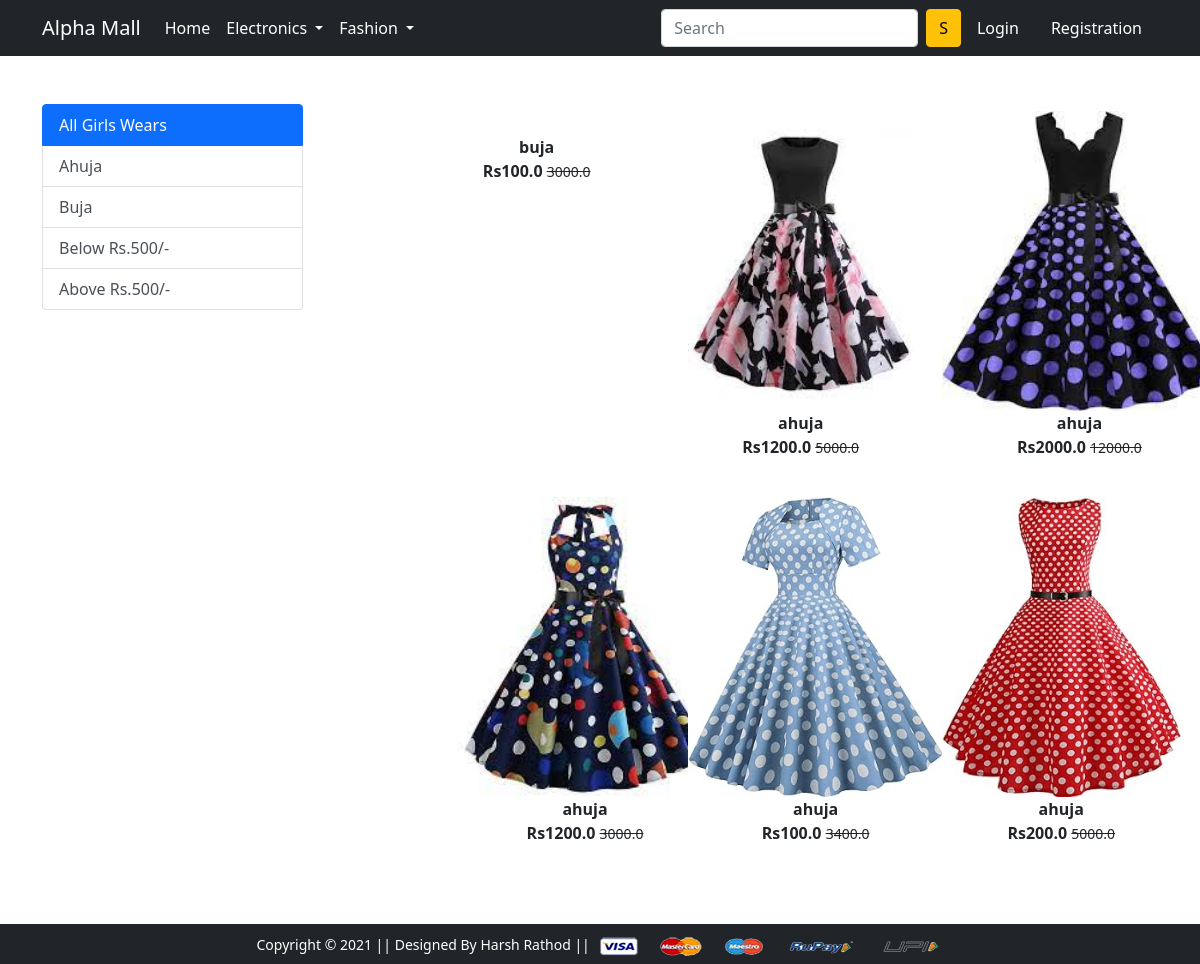
Screenshot of /topwear/ with the database file from the repository.
### app/models.py (models this page shows, shortened)
class Product(models.Model):
    title = models.CharField(max_length=100)
    selling_price =  models.FloatField()
    discounted_price = models.FloatField()
    description = models.TextField()
    brand = models.CharField(max_length=200)
    category = models.CharField(choices=CATEGORY_CHOICES,max_length=2)
    product_image = models.ImageField(upload_to='producting')

### app/views.py (the view)
# urls.py: path('topwear/',views.topwear,name='topwear'),
def topwear(request,data=None):
      if data==None:
         topwear = Product.objects.filter(category='TW')
      elif data=='ahuja' or data=='buja':
         topwear = Product.objects.filter(category='TW').filter(brand=data)
      elif data=='below':
         topwear = Product.objects.filter(category='TW').filter(discounted_price__lt = 500)
      elif data=='above':
         topwear = Product.objects.filter(category='TW').filter(discounted_price__gt = 500)
      return render(request, 'app/topwear.html',{'topwear':topwear})

### app/templates/app/topwear.html (shortened to what this page needs)
{% extends 'app/base.html' %}
{% load static %}
{% block main-content %}
<div class="container my-5">
 <div class="row">
  <div class="col-sm-3">
    <div class="list-group">
        <a href="{% url 'topwear' %}" class="list-group-item list-group-item-action active" aria-current="true">All Girls Wears</a>
        <a href="{% url 'topweardata' 'ahuja' %}" class="list-group-item list-group-item-action" aria-current="true">Ahuja</a>
        <a href="{% url 'topweardata' 'buja' %}" class="list-group-item list-group-item-action" aria-current="true">Buja</a>
        <a href="{% url 'topweardata' 'below' %}" class="list-group-item list-group-item-action" aria-current="true">Below Rs.500/-</a>
        <a href="{% url 'topweardata' 'above' %}" class="list-group-item list-group-item-action" aria-current="true">Above Rs.500/-</a>
      </div>
  </div>
  <div class="col-sm-8 offset-sm-1">
    <div class="row">
        {% for product in topwear %}
        <div class="col-sm-4 text-center mb-4">
            <a href="{% url 'product-detail' product.id %}" class="btn">
                <div class="item">
                    <img src="{{product.product_image.url}}" alt="" height="300" class="">
                    <div class="fw-bold">{{product.brand}}</div>
                    <div class="fw-bold">Rs{{product.discounted_price}}
                        <small class="fw-light text-decoration-line-through">{{product.selling_price}}</small></div>
                </div>
            </a>
        </div>
        {% endfor %}
    </div>
  </div>
 </div>
</div>
{% endblock main-content %}

### rows the page displays
Product: brand "buja", discounted_price "100.0", selling_price "3000.0"
Product: product_image (picture), brand "ahuja", discounted_price "1200.0", selling_price "5000.0"
Product: product_image (picture), brand "ahuja", discounted_price "2000.0", selling_price "12000.0"
Product: product_image (picture), brand "ahuja", discounted_price "1200.0", selling_price "3000.0"
Product: product_image (picture), brand "ahuja", discounted_price "100.0", selling_price "3400.0"
Product: product_image (picture), brand "ahuja", discounted_price "200.0", selling_price "5000.0"
